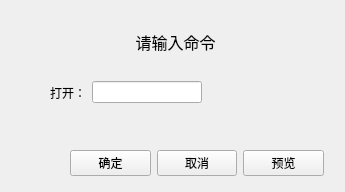
<?xml version="1.0" encoding="UTF-8"?>
<ui version="4.0">
 <class>Widget</class>
 <widget class="QWidget" name="Widget">
  <property name="geometry">
   <rect>
    <x>0</x>
    <y>0</y>
    <width>345</width>
    <height>192</height>
   </rect>
  </property>
  <property name="windowTitle">
   <string>Widget</string>
  </property>
  <widget class="QLabel" name="label">
   <property name="geometry">
    <rect>
     <x>90</x>
     <y>30</y>
     <width>171</width>
     <height>21</height>
    </rect>
   </property>
   <property name="text">
    <string>&lt;html&gt;&lt;head/&gt;&lt;body&gt;&lt;p align=&quot;center&quot;&gt;&lt;span style=&quot; font-size:12pt;&quot;&gt;请输入命令&lt;/span&gt;&lt;/p&gt;&lt;/body&gt;&lt;/html&gt;</string>
   </property>
  </widget>
  <widget class="QWidget" name="">
   <property name="geometry">
    <rect>
     <x>70</x>
     <y>150</y>
     <width>254</width>
     <height>26</height>
    </rect>
   </property>
   <layout class="QHBoxLayout" name="horizontalLayout">
    <item>
     <widget class="QPushButton" name="commitButton">
      <property name="text">
       <string>确定</string>
      </property>
     </widget>
    </item>
    <item>
     <widget class="QPushButton" name="cancelButton">
      <property name="text">
       <string>取消</string>
      </property>
     </widget>
    </item>
    <item>
     <widget class="QPushButton" name="browserButton">
      <property name="text">
       <string>预览</string>
      </property>
     </widget>
    </item>
   </layout>
  </widget>
  <widget class="QWidget" name="">
   <property name="geometry">
    <rect>
     <x>50</x>
     <y>80</y>
     <width>152</width>
     <height>25</height>
    </rect>
   </property>
   <layout class="QHBoxLayout" name="horizontalLayout_2">
    <item>
     <widget class="QLabel" name="label_2">
      <property name="text">
       <string>打开：</string>
      </property>
     </widget>
    </item>
    <item>
     <widget class="QLineEdit" name="cmdlineEdit"/>
    </item>
   </layout>
  </widget>
 </widget>
 <resources/>
 <connections/>
</ui>
